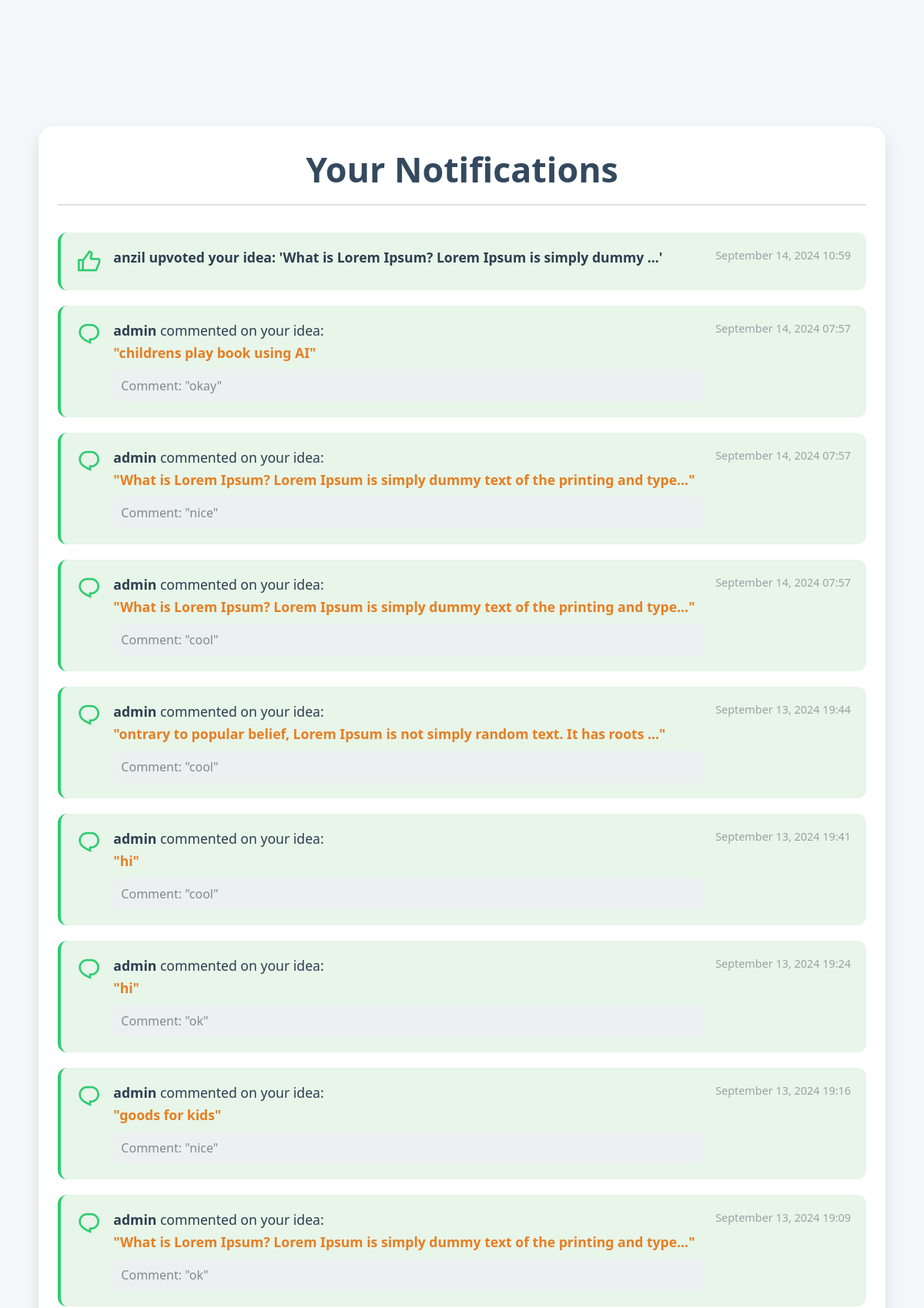
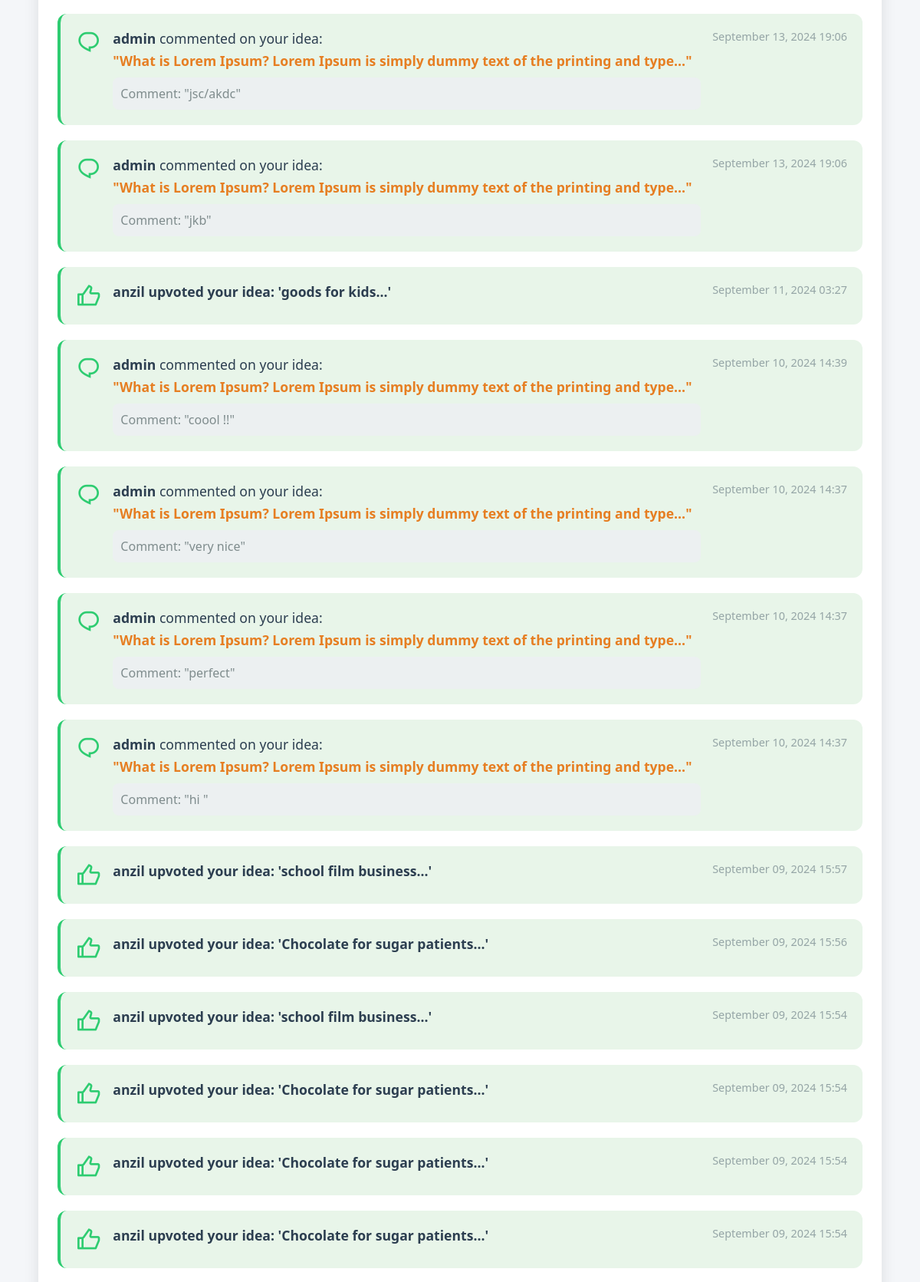
Page /notifications/ (signed in, upper part) on the committed database (2 pictures, top to bottom).
### chat/models.py (models this page shows, shortened)
class Notification(models.Model):
    user = models.ForeignKey(User, on_delete=models.CASCADE, related_name='notifications')
    content = models.TextField()
    comment = models.ForeignKey(Comment, on_delete=models.CASCADE, null=True, blank=True, related_name='notification')  # New field
    created_at = models.DateTimeField(auto_now_add=True)
    is_read = models.BooleanField(default=False)

class User(AbstractUser):
    email = models.EmailField(unique=True)
    date_joined = models.DateTimeField(auto_now_add=True)
    is_premium = models.BooleanField(default=False)
    premium_expiry = models.DateTimeField(null=True, blank=True)
    class Meta:
        verbose_name = "User"
        verbose_name_plural = "Users"

class Comment(models.Model):
    startup_idea = models.ForeignKey(StartupIdea, on_delete=models.CASCADE, related_name='comments')
    user = models.ForeignKey(User, on_delete=models.CASCADE)
    content = models.TextField()
    created_at = models.DateTimeField(auto_now_add=True)
    class Meta:
        verbose_name = "Comment"
        verbose_name_plural = "Comments"

class StartupIdea(models.Model):
    user = models.ForeignKey(User, on_delete=models.CASCADE)
    idea = models.TextField()
    analysis = models.TextField()
    scores = models.JSONField()
    created_at = models.DateTimeField(auto_now_add=True)
    is_public = models.BooleanField(default=False)
    upvotes = models.ManyToManyField(User, related_name='upvoted_ideas', blank=True)
    summary = models.CharField(max_length=255, null=True, blank=True)
    class Meta:
        verbose_name = "Startup Idea"
        verbose_name_plural = "Startup Ideas"

### chat/views.py (the view)
# urls.py: path('notifications/', notifications, name='notifications'),
@login_required(login_url=reverse_lazy('chat:sign_in_or_sign_up'))
def notifications(request):
    user_notifications = request.user.notifications.order_by('-created_at')
    return render(request, 'chat/notifications.html', {'notifications': user_notifications})

### templates/chat/notifications.html (shortened to what this page needs)
<!DOCTYPE html>
{% load static %}
<html lang="en">
<head>
    <link href="https://cdn.jsdelivr.net/npm/remixicon@4.3.0/fonts/remixicon.css" rel="stylesheet" />
    <link rel="stylesheet" href="{% static 'styles.css' %}" />
</head>
<body>
    <nav>
    </nav>
    <div class="notification-container">
        <h1 class="notification-title">Your Notifications</h1>
        <ul class="notification-list">
            {% for notification in notifications %}
            <li class="notification-item {% if not notification.read %}unread{% endif %}">
                {% if notification.comment %}
                <i class="ri-chat-1-line notification-icon"></i>
                {% else %}
                <i class="ri-thumb-up-line notification-icon"></i>
                {% endif %}
                <div class="notification-content">
                    <div>
                        {% if notification.comment %}
                        <strong>{{ notification.user.username }}</strong> commented on your idea:
                        <span class="idea-text">"{{ notification.comment.startup_idea.idea|truncatechars:80 }}"</span>
                        {% else %}
                        <strong>{{ notification.content }}</strong>
                        {% endif %}
                    </div>
                    {% if notification.comment %}
                    <div class="notification-comment">
                        Comment: "{{ notification.comment.content }}"
                    </div>
                    {% endif %}
                </div>
                <div class="notification-date">{{ notification.created_at|date:"F d, Y H:i" }}</div>
            </li>
            {% empty %}
            <li class="no-notifications">You have no notifications.</li>
            {% endfor %}
        </ul>
    </div>
</body>
</html>

### static/styles.css (style rules this page uses)
:root { --primary-color: #FF6600; --primary-color-dark: #db6f35; --text-dark: #333333; --text-light: #767268; --white: #ffffff; --max-width: 1200px; --header-font: "Ubuntu", sans-serif; }
* { padding: 0; margin: 0; box-sizing: border-box; }
body { font-family: "Poppins", sans-serif; }
nav { position: fixed; isolation: isolate; width: 100%; z-index: 9; margin-bottom: 100px; }
@media (width > 768px) { nav { position: static; padding-block: 4rem 0; padding-inline: 1rem; max-width: var(--max-width); margin-inline: auto; display: flex; align-items: center; justify-content: space-between; gap: 2rem; } }

### templates/chat/notifications.html (style rules this page uses)
body { font-family: 'Segoe UI', Tahoma, Geneva, Verdana, sans-serif; background-color: #f4f6f9; margin: 0; padding: 0; }
.notification-container { max-width: 1100px; margin: 60px auto; padding: 25px; background-color: #ffffff; border-radius: 20px; box-shadow: 0 10px 20px rgba(0, 0, 0, 0.1); overflow: hidden; }
.notification-title { text-align: center; color: #34495e; font-size: 2.8rem; font-weight: 700; margin-bottom: 35px; border-bottom: 2px solid #e0e0e0; padding-bottom: 15px; }
.notification-list { list-style-type: none; padding: 0; margin: 0; }
.notification-item { background-color: #f8f9fa; border-radius: 12px; padding: 20px; margin-bottom: 20px; display: flex; align-items: flex-start; gap: 15px; transition: transform 0.3s ease, box-shadow 0.3s ease; }
.notification-icon { font-size: 2rem; color: #2ecc71; }
.notification-content { flex-grow: 1; font-size: 1.1rem; color: #2c3e50; }
.notification-content strong { font-weight: 600; }
.notification-content .idea-text { color: #e67e22; font-weight: 600; margin-top: 5px; display: block; }
.notification-comment { background-color: #ecf0f1; padding: 10px; border-radius: 8px; margin-top: 10px; font-size: 1rem; color: #7f8c8d; }
.notification-date { font-size: 0.9rem; color: #95a5a6; text-align: right; }
.unread { background-color: #e8f5e9; border-left: 4px solid #2ecc71; }

### rows in the picture
Notification: content "anzil upvoted your idea: 'What is Lorem Ipsum? Lorem Ipsum is simply dummy ...'", created_at "September 14, 2024 10:59"
Notification: user.username "admin", comment.startup_idea.idea "childrens play book using AI", comment.content "okay", created_at "September 14, 2024 07:57"
Notification: user.username "admin", comment.startup_idea.idea "What is Lorem Ipsum? Lorem Ipsum is simply dummy text of the printing and type…", comment.content "nice", created_at "September 14, 2024 07:57"
Notification: user.username "admin", comment.startup_idea.idea "What is Lorem Ipsum? Lorem Ipsum is simply dummy text of the printing and type…", comment.content "cool", created_at "September 14, 2024 07:57"
Notification: user.username "admin", comment.startup_idea.idea "ontrary to popular belief, Lorem Ipsum is not simply random text. It has roots …", comment.content "cool", created_at "September 13, 2024 19:44"
Notification: user.username "admin", comment.startup_idea.idea "hi", comment.content "cool", created_at "September 13, 2024 19:41"
Notification: user.username "admin", comment.startup_idea.idea "hi", comment.content "ok", created_at "September 13, 2024 19:24"
Notification: user.username "admin", comment.startup_idea.idea "goods for kids", comment.content "nice", created_at "September 13, 2024 19:16"
Notification: user.username "admin", comment.startup_idea.idea "What is Lorem Ipsum? Lorem Ipsum is simply dummy text of the printing and type…", comment.content "ok", created_at "September 13, 2024 19:09"
Notification: user.username "admin", comment.startup_idea.idea "What is Lorem Ipsum? Lorem Ipsum is simply dummy text of the printing and type…", comment.content "jsc/akdc", created_at "September 13, 2024 19:06"
Notification: user.username "admin", comment.startup_idea.idea "What is Lorem Ipsum? Lorem Ipsum is simply dummy text of the printing and type…", comment.content "jkb", created_at "September 13, 2024 19:06"
Notification: content "anzil upvoted your idea: 'goods for kids...'", created_at "September 11, 2024 03:27"
Notification: user.username "admin", comment.startup_idea.idea "What is Lorem Ipsum? Lorem Ipsum is simply dummy text of the printing and type…", comment.content "coool !!", created_at "September 10, 2024 14:39"
Notification: user.username "admin", comment.startup_idea.idea "What is Lorem Ipsum? Lorem Ipsum is simply dummy text of the printing and type…", comment.content "very nice", created_at "September 10, 2024 14:37"
Notification: user.username "admin", comment.startup_idea.idea "What is Lorem Ipsum? Lorem Ipsum is simply dummy text of the printing and type…", comment.content "perfect", created_at "September 10, 2024 14:37"
Notification: user.username "admin", comment.startup_idea.idea "What is Lorem Ipsum? Lorem Ipsum is simply dummy text of the printing and type…", comment.content "hi", created_at "September 10, 2024 14:37"
Notification: content "anzil upvoted your idea: 'school film business...'", created_at "September 09, 2024 15:57"
Notification: content "anzil upvoted your idea: 'Chocolate for sugar patients...'", created_at "September 09, 2024 15:56"
Notification: content "anzil upvoted your idea: 'school film business...'", created_at "September 09, 2024 15:54"
Notification: content "anzil upvoted your idea: 'Chocolate for sugar patients...'", created_at "September 09, 2024 15:54"
Notification: content "anzil upvoted your idea: 'Chocolate for sugar patients...'", created_at "September 09, 2024 15:54"
Notification: content "anzil upvoted your idea: 'Chocolate for sugar patients...'", created_at "September 09, 2024 15:54"
